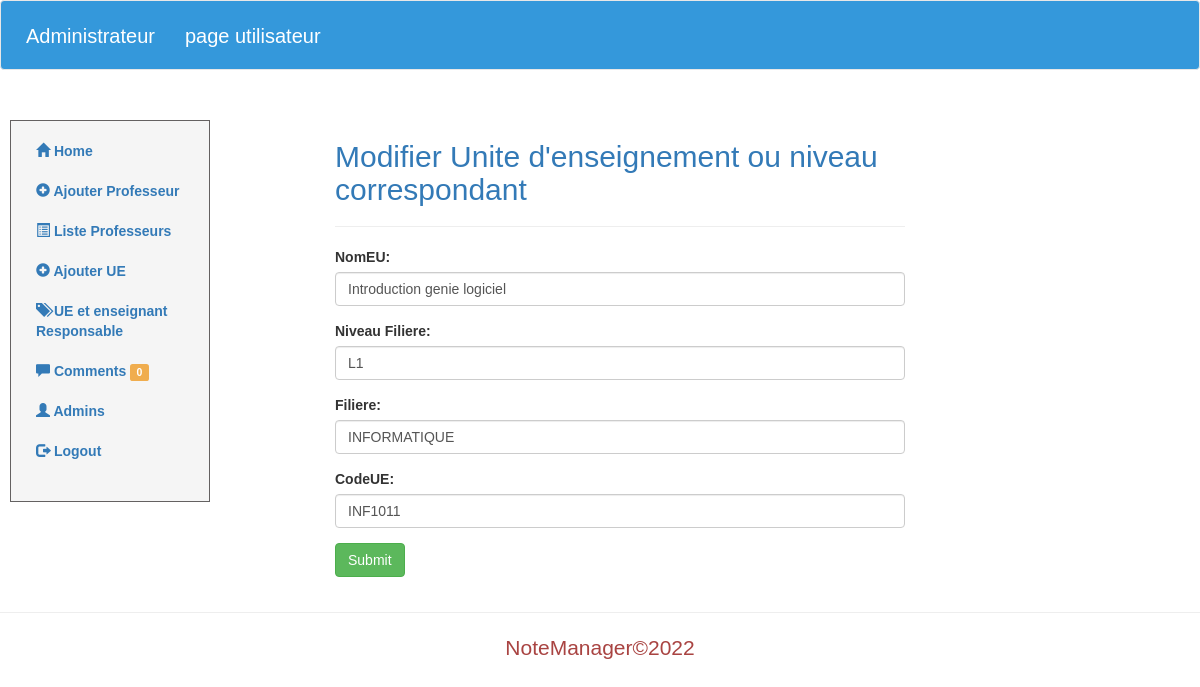
Page /admin/editCategory.php?id=1 (signed in) on the committed database.
### tables this page shows
CREATE TABLE `module` (
  `id` int DEFAULT '1',
  `name` varchar(45) NOT NULL,
  `level` varchar(2) NOT NULL,
  `codeu` varchar(7) NOT NULL,
  `added_by` varchar(255) DEFAULT NULL,
  `filiere` varchar(20) NOT NULL,
  `professeur_id` int DEFAULT NULL,
  `tp` tinyint(1) NOT NULL DEFAULT '0',
  PRIMARY KEY (`codeu`,`filiere`),
  KEY `fk_module_professeurs1_idx` (`professeur_id`),
  CONSTRAINT `fk_module_professeurs1` FOREIGN KEY (`professeur_id`) REFERENCES `professeurs` (`id`)
);

### admin/editCategory.php (the view, shortened to what this page needs)
<?php include('includes/header.php');?>
<?php
$id = mysqli_escape_string($con,$_GET['id']);
$query = "SELECT * FROM module WHERE id='$id'";
if(mysqli_query($con,$query)){
    $result = mysqli_query($con,$query);
    $categorie = $result->fetch_assoc();
}
?>
<div class="container-fluid">
    <div class="row" style="margin-top: 30px;">
        <div class="col-sm-3 col-md-2 sidebar">
           <?php include('includes/sidebar.php');?>
        </div>
            <div class="col-sm-6 col-md-6 col-md-offset-1 col-sm-offset-1 main">
            <h2 class="sub-header text-primary">Modifier Unite d'enseignement ou niveau correspondant</h2>
            <hr>
                <form action="editCategory.php?id=<?php echo $categorie['id'];?>" method="post">
                    <div class="form-group">
                        <label for="name">NomEU:</label>
                        <input type="text" class="form-control" name="name" id="name" value="<?php echo $categorie['name'];?>">
                    </div>
                    <div class="form-group">
                        <label for="name">Niveau Filiere:</label>
                        <input type="text" class="form-control" name="level" id="name" placeholder="Niveau" value="<?php echo $categorie['level'];?>">
                    </div>
                    <div class="form-group">
                        <label for="name">Filiere:</label>
                        <input type="text" class="form-control" name="filiere" id="name" placeholder="filiere" value="<?php echo $categorie['filiere'];?>">
                    </div>
                    <div class="form-group">
                        <label for="name">CodeUE:</label>
                        <input type="text" class="form-control" name="codeu" id="name" placeholder="codeUE" value="<?php echo $categorie['codeu'];?>">
                    </div>
                    <div class="form-group">
                        <button type="submit" class="btn btn-success" name="submit">Submit</button>
                    </div>
                </form>
            </div>
        </div>
    </div>
<?php include('includes/footer.php');?>

### admin/includes/sidebar.php
<?php
$unpublished = "SELECT * FROM comments WHERE status = 0";
?>
<ul class="nav nav-sidebar list-group">
    <li class="active"><a href="dashboard.php"><i class="glyphicon glyphicon-home"></i> Home</a></li>
    <li><a href="addPost.php"><i class="glyphicon glyphicon-plus-sign"></i> Ajouter Professeur <span class="sr-only">(current)</span></a></li>
    <li><a href="posts.php"><i class="glyphicon glyphicon-list-alt"></i> Liste Professeurs</a></li>
    <li><a href="addCategorie.php"><i class="glyphicon glyphicon-plus-sign"></i> Ajouter UE</a></li>
    <li><a href="categories.php"><i class="glyphicon glyphicon-tags"></i> UE et enseignant Responsable</a></li>
    <li><a href="commentaires.php">
        <i class="glyphicon glyphicon-comment"></i>
        Comments
        <?php
            if(mysqli_query($con,$unpublished)):
                $data = mysqli_query($con,$unpublished);
                $unpublishedComments = $data->num_rows;
        ?>
        <span class="label label-warning">
            <?php
                echo $unpublishedComments;
            ?>
        </span>
        <?php
            endif;
        ?>
        </a>
    </li>
    <li><a href="admins.php"><i class="glyphicon glyphicon-user"></i> Admins</a></li>
    <li><a href="logout.php"><i class="glyphicon glyphicon-log-out"></i> Logout</a></li>
</ul>

### includes/css/style.css (style rules this page uses)
body { font-family: Verdana, Geneva, Tahoma, sans-serif; }
.sidebar { background: #F5F5F5; padding: 10px; margin-left: 10px; margin-right: 10px; border: 1px solid #646161; font-weight: bold; }

### rows in the picture
module: tp "0", name "Introduction genie logiciel", level "L1", filiere "INFORMATIQUE", codeu "INF1011"
